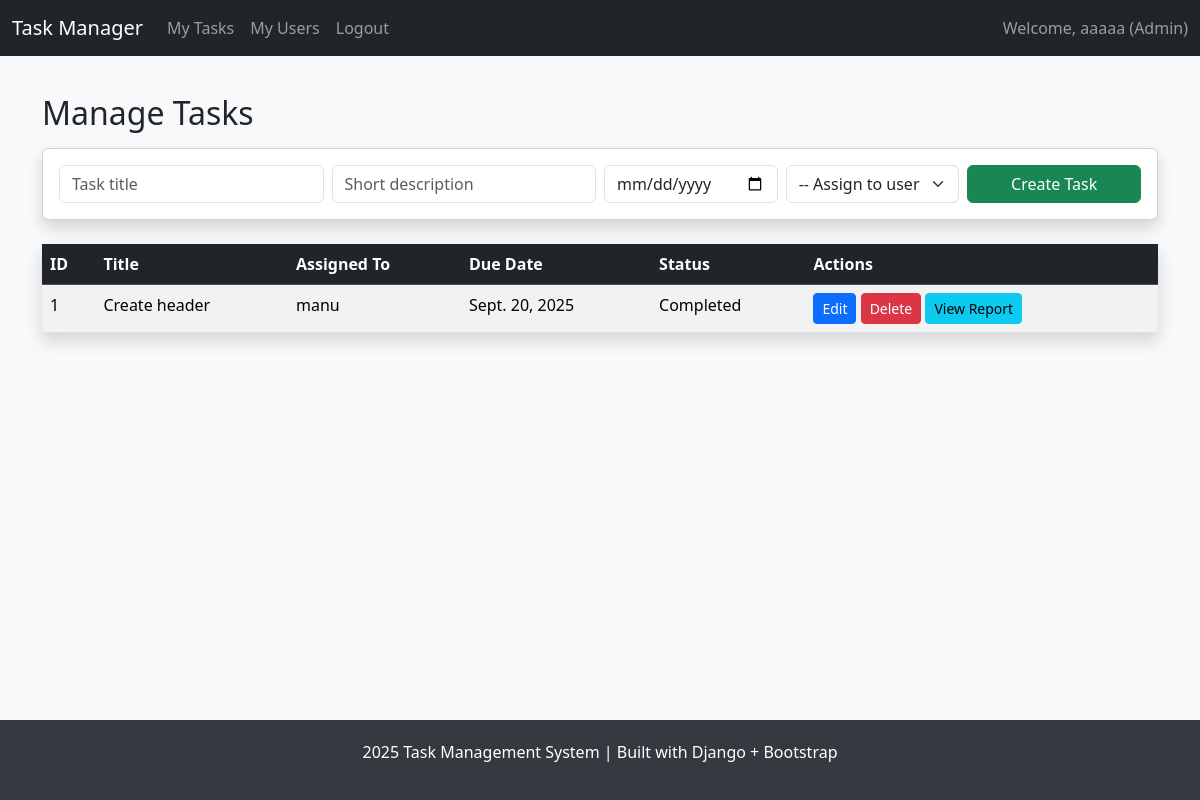
The app's page /admin-tasks/ (signed in) with its own data.
### accounts/models.py (models this page shows, shortened)
class User(AbstractUser):
    ROLE_CHOICES = (
        ("SuperAdmin", "SuperAdmin"),
        ("Admin", "Admin"),
        ("User", "User"),
    )
    role = models.CharField(max_length=20, choices=ROLE_CHOICES, default="User")
    assigned_admin = models.ForeignKey(
        "self", null=True, blank=True, on_delete=models.SET_NULL, related_name="managed_users",
        limit_choices_to={"role": "Admin"}
    )

### task/models.py (models this page shows, shortened)
class Task(models.Model):
    STATUS_PENDING = "Pending"
    STATUS_IN_PROGRESS = "In Progress"
    STATUS_COMPLETED = "Completed"
    STATUS_CHOICES = [
        (STATUS_PENDING, "Pending"),
        (STATUS_IN_PROGRESS, "In Progress"),
        (STATUS_COMPLETED, "Completed"),
    ]
    title = models.CharField(max_length=255)
    description = models.TextField()
    assigned_to = models.ForeignKey(settings.AUTH_USER_MODEL, on_delete=models.CASCADE, related_name="tasks")
    due_date = models.DateField(null=True, blank=True)
    status = models.CharField(max_length=20, choices=STATUS_CHOICES, default=STATUS_PENDING)
    completion_report = models.TextField(blank=True, null=True)
    worked_hours = models.DecimalField(max_digits=6, decimal_places=2, null=True, blank=True)
    created_at = models.DateTimeField(auto_now_add=True)
    updated_at = models.DateTimeField(auto_now=True)

### adminpanel/views.py (the view, shortened to what this page needs)
# urls.py: path('admin-tasks/', views.task_list, name='task_list'),
@login_required
def task_list(request):
    if request.user.role != "Admin":
        return redirect("dashboard")
    tasks = Task.objects.filter(assigned_to__assigned_admin=request.user).order_by("-due_date")
    users = User.objects.filter(assigned_admin=request.user)
    return render(request, "adminpanel/task_list.html", {"tasks": tasks, "users": users})

### adminpanel/templates/adminpanel/task_list.html (shortened to what this page needs)
{% extends "adminpanel/base.html" %}
{% block content %}
<h2 class="mb-3">Manage Tasks</h2>
<form method="post" class="card p-3 mb-4 shadow">
  <div class="row g-2 align-items-center">
    <div class="col-md-3"><input type="text" name="title" placeholder="Task title" class="form-control" required></div>
    <div class="col-md-3"><input type="text" name="description" placeholder="Short description" class="form-control"></div>
    <div class="col-md-2"><input type="date" name="due_date" class="form-control"></div>
    <div class="col-md-2">
      <select name="assigned_to" class="form-select" required>
        <option value="">-- Assign to user --</option>
      </select>
    </div>
    <div class="col-md-2"><button class="btn btn-success w-100">Create Task</button></div>
  </div>
</form>
<table class="table table-striped shadow">
  <thead class="table-dark">
    <tr>
      <th>ID</th><th>Title</th><th>Assigned To</th><th>Due Date</th><th>Status</th><th>Actions</th>
    </tr>
  </thead>
  <tbody>
    {% for task in tasks %}
    <tr>
      <td>{{ task.id }}</td>
      <td>{{ task.title }}</td>
      <td>{{ task.assigned_to.username }}</td>
      <td>{{ task.due_date }}</td>
      <td>{{ task.status }}</td>
      <td>
        <a class="btn btn-sm btn-primary" href="{% url 'edit_task' task.id %}">Edit</a>
        <form method="post" action="{% url 'delete_task' task.id %}" style="display:inline;">
          <button class="btn btn-danger btn-sm" onclick="return confirm('Delete task?')">Delete</button>
        </form>
        {% if task.status == "Completed" %}
          <a class="btn btn-sm btn-info" href="{% url 'view_task_report' task.id %}">View Report</a>
        {% endif %}
      </td>
    </tr>
    {% empty %}
    <tr><td colspan="6" class="text-center">No tasks found.</td></tr>
    {% endfor %}
  </tbody>
</table>
{% endblock %}

### adminpanel/templates/adminpanel/base.html (shortened to what this page needs)
<!DOCTYPE html>
<html lang="en">
<head>
  <link href="https://cdn.jsdelivr.net/npm/bootstrap@5.3.2/dist/css/bootstrap.min.css" rel="stylesheet">
</head>
<body>
  <nav class="navbar navbar-expand-lg navbar-dark bg-dark fixed-top">
    <div class="container-fluid">
      <a class="navbar-brand" href="{% url 'dashboard' %}">Task Manager</a>
      <div class="collapse navbar-collapse" id="navbarNav">
        <ul class="navbar-nav me-auto">
          {% if user.is_authenticated %}
            {% if user.role == "SuperAdmin" %}
              <li class="nav-item"><a class="nav-link" href="{% url 'manage_users' %}">Manage Users</a></li>
              <li class="nav-item"><a class="nav-link" href="{% url 'manage_admins' %}">Manage Admins</a></li>
              <li class="nav-item"><a class="nav-link" href="{% url 'manage_tasks' %}">Manage Tasks</a></li>
              <li class="nav-item"><a class="nav-link" href="{% url 'task_reports' %}">Task Reports</a></li>
            {% elif user.role == "Admin" %}
              <li class="nav-item"><a class="nav-link" href="{% url 'task_list' %}">My Tasks</a></li>
              <li class="nav-item"><a class="nav-link" href="{% url 'user_list' %}">My Users</a></li>
            {% endif %}
            <li class="nav-item"><a class="nav-link" href="{% url 'logout' %}">Logout</a></li>
          {% endif %}
        </ul>
        {% if user.is_authenticated %}
          <span class="navbar-text">Welcome, {{ user.username }} ({{ user.role }})</span>
        {% endif %}
      </div>
    </div>
  </nav>
  <main class="container py-4">
    {% block content %}{% endblock %}
  </main>
  <footer>
    <p>2025 Task Management System | Built with Django + Bootstrap</p>
  </footer>
</body>
</html>

### adminpanel/templates/adminpanel/base.html (style rules this page uses)
body { min-height: 100vh; display: flex; flex-direction: column; background-color: #f8f9fa; padding-top: 70px; }
main { flex: 1; }
footer { margin-top: auto; padding: 20px; background: #343a40; color: white; text-align: center; }

### records on screen
User: username "aaaaa", role "Admin"
Task: id "1", title "Create header", assigned_to.username "manu", due_date "Sept. 20, 2025", status "Completed", shows "View Report"
